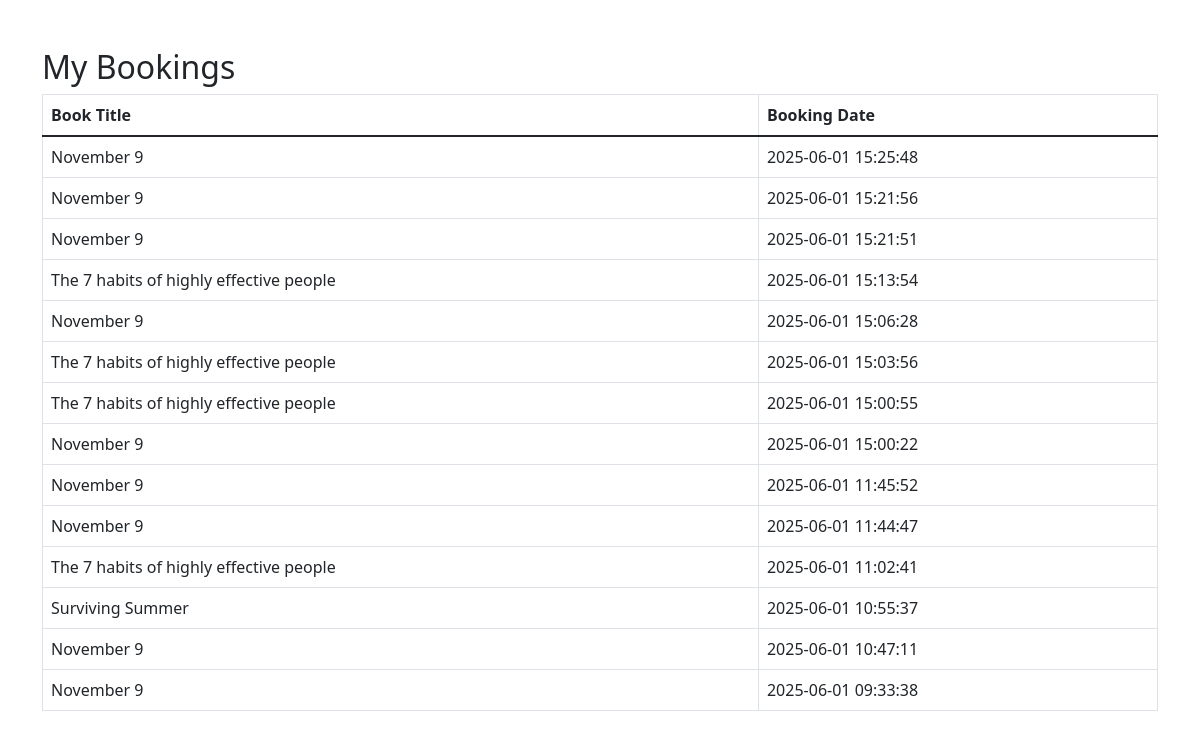
The page /bookings.php (signed in) on the database its author committed.
### tables this page shows
CREATE TABLE `bookings` (
  `id` int(11) NOT NULL,
  `user_id` int(11) NOT NULL,
  `book_id` int(11) NOT NULL,
  `booking_date` timestamp NOT NULL DEFAULT current_timestamp()
);

CREATE TABLE `books` (
  `id` int(11) NOT NULL,
  `book_title` varchar(255) DEFAULT NULL,
  `book_author` varchar(255) DEFAULT NULL,
  `book_desc` text DEFAULT NULL,
  `book_rating` int(11) DEFAULT NULL,
  `book_image` varchar(255) DEFAULT NULL,
  `title` varchar(255) NOT NULL,
  `author` varchar(255) NOT NULL,
  `description` text DEFAULT NULL,
  `genre` varchar(100) DEFAULT NULL,
  `rating` int(11) DEFAULT NULL,
  `image` varchar(255) DEFAULT NULL
);

### bookings.php (the view, shortened to what this page needs)
<?php
include_once('config.php');
$user_id = $_SESSION['user_id'];
$sql = "SELECT b.id, bk.title AS book_name, bk.author, bk.genre, b.booking_date
        FROM bookings b
        JOIN books bk ON b.book_id = bk.id
        WHERE b.user_id = :user_id
        ORDER BY b.booking_date DESC";
$stmt = $conn->prepare($sql);
$stmt->bindParam(':user_id', $user_id);
$stmt->execute();
$bookings = $stmt->fetchAll();
?>
<!DOCTYPE html>
<html>
<head>
    <link href="https://cdn.jsdelivr.net/npm/bootstrap@5.1.3/dist/css/bootstrap.min.css" rel="stylesheet">
</head>
<body>
<div class="container mt-5">
    <h2>My Bookings</h2>
    <?php if (count($bookings) == 0): ?>
        <p>No bookings have been made yet.</p>
    <?php else: ?>
        <table class="table table-bordered">
            <thead>
                <tr>
                    <th>Book Title</th>
                    <th>Booking Date</th>
                </tr>
            </thead>
            <tbody>
                <?php foreach ($bookings as $booking): ?>
                    <tr>
                        <td><?= htmlspecialchars($booking['book_name']) ?></td>
                        <td><?= $booking['booking_date'] ?></td>
                    </tr>
                <?php endforeach; ?>
            </tbody>
        </table>
    <?php endif; ?>
</div>
</body>
</html>

### rows shown on the page
bookings: book.title "November 9", booking_date "2025-06-01 15:25:48"
bookings: book.title "November 9", booking_date "2025-06-01 15:21:56"
bookings: book.title "November 9", booking_date "2025-06-01 15:21:51"
bookings: book.title "The 7 habits of highly effective people", booking_date "2025-06-01 15:13:54"
bookings: book.title "November 9", booking_date "2025-06-01 15:06:28"
bookings: book.title "The 7 habits of highly effective people", booking_date "2025-06-01 15:03:56"
bookings: book.title "The 7 habits of highly effective people", booking_date "2025-06-01 15:00:55"
bookings: book.title "November 9", booking_date "2025-06-01 15:00:22"
bookings: book.title "November 9", booking_date "2025-06-01 11:45:52"
bookings: book.title "November 9", booking_date "2025-06-01 11:44:47"
bookings: book.title "The 7 habits of highly effective people", booking_date "2025-06-01 11:02:41"
bookings: book.title "Surviving Summer", booking_date "2025-06-01 10:55:37"
bookings: book.title "November 9", booking_date "2025-06-01 10:47:11"
bookings: book.title "November 9", booking_date "2025-06-01 09:33:38"
